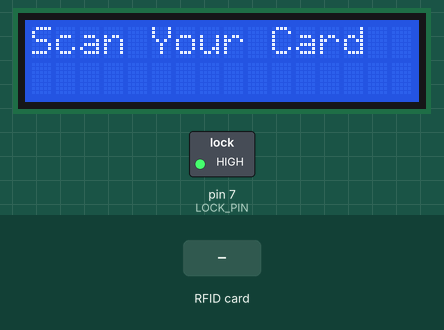
A sketch run on a simulated Arduino Uno, built with avr-gcc and run on an emulated ATmega328P. Parts: 16×2 character LCD, switched loads named in the sketch (green lamp = pin HIGH). Inputs (shaded band) come from the test bench. Pins used as bus, display or sensor lines are not drawn; what the sketch prints to the serial monitor is not drawn.

Above: at 1.3 s.
1.4 s: RFID card B3 BD 3F FC held to the reader
At 1.8 s:
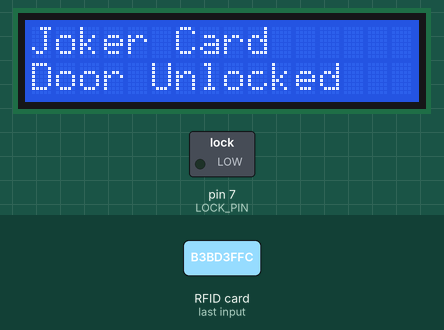
2.9 s: RFID card 5E 7A 19 C4 held to the reader
At 3.6 s:
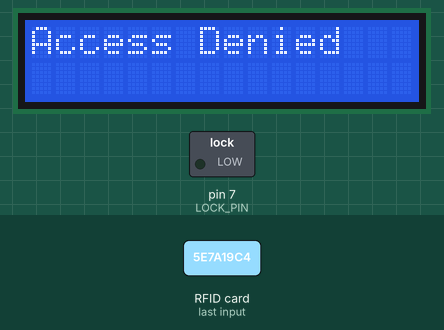
4.4 s: RFID card 04 2A 4F 6A held to the reader
At 6.1 s:
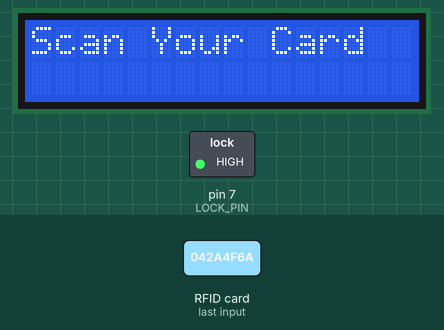
6.4 s: RFID card E7 BF F5 B3 held to the reader
At 7.3 s:
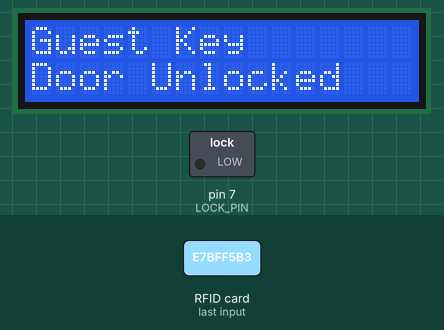
Timing chart, 0 to 22.9 s (numbered marks = the images above; inputs shaded):
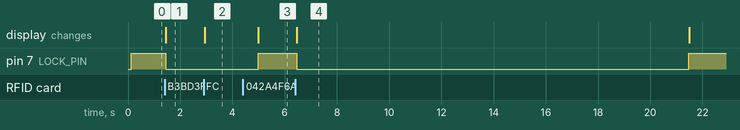

Measured:
- after the input at 1.4 s, pin 7 (LOCK_PIN): HIGH → LOW after 0.05 s; the display: changes after 0.05 s (image 1)
- after the input at 2.9 s, the display: changes at once (image 2)
- after the input at 4.4 s, pin 7 (LOCK_PIN): LOW → HIGH after 0.58 s; the display: changes after 0.60 s (image 3)
- after the input at 6.4 s, pin 7 (LOCK_PIN): HIGH → LOW after 0.07 s, → HIGH 15.0 s later; the display: changes after 0.07 s (image 4)

The sketch:

Joker.ino
```cpp
#include <Wire.h>
#include <LiquidCrystal_I2C.h>
#include <SPI.h>
#include <MFRC522.h>

#define SS_PIN 10
#define RST_PIN 9
#define LOCK_PIN 7  // Lock control pin

MFRC522 rfid(SS_PIN, RST_PIN);
LiquidCrystal_I2C lcd(0x27, 16, 2);

struct RFID_Card {
    byte UID[4];
    const char* name;
};

// Registered Cards
RFID_Card knownCards[] = {
    {{0xB3, 0xBD, 0x3F, 0xFC}, "Joker Card"},
    {{0x04, 0x2A, 0x4F, 0x6A}, "Skeleton Key"},
    {{0xE7, 0xBF, 0xF5, 0xB3}, "Guest Key"}
};

bool lockState = true;  // true = locked, false = unlocked
unsigned long unlockTime = 0;

void setup() {
    Serial.begin(9600);
    SPI.begin();
    rfid.PCD_Init();
    lcd.begin();
    lcd.backlight();

    pinMode(LOCK_PIN, OUTPUT);
    digitalWrite(LOCK_PIN, HIGH);  // Start in locked state

    displayMessage("Scan Your Card");
}

void loop() {
    if (!rfid.PICC_IsNewCardPresent() || !rfid.PICC_ReadCardSerial()) {
        // Auto re-lock after 15 seconds
        if (!lockState && millis() - unlockTime >= 15000) {
            lockDoor();
        }
        return;
    }

    lcd.clear();
    lcd.setCursor(0, 0);
    lcd.print("Scanning...");

    const char* cardName = identifyCard(rfid.uid.uidByte);

    if (cardName != nullptr) {
        lcd.clear();
        lcd.setCursor(0, 0);
        lcd.print(cardName);
        lcd.setCursor(0, 1);

        if (lockState) {
            lcd.print("Door Unlocked");
            unlockDoor();
        } else {
            lcd.print("Door Locked");
            lockDoor();
        }
    } else {
        lcd.clear();
        lcd.setCursor(0, 0);
        lcd.print("Access Denied");
        delay(2000);
    }

    rfid.PICC_HaltA();
    rfid.PCD_StopCrypto1();
}

void unlockDoor() {
    Serial.println("Door Unlocked");
    digitalWrite(LOCK_PIN, LOW);
    lockState = false;
    unlockTime = millis();
}

void lockDoor() {
    Serial.println("Door Locked");
    digitalWrite(LOCK_PIN, HIGH);
    lockState = true;
    displayMessage("Scan Your Card");
}

void displayMessage(const char* message) {
    lcd.clear();
    lcd.setCursor(0, 0);
    lcd.print(message);
}

const char* identifyCard(byte* uid) {
    for (RFID_Card card : knownCards) {
        if (memcmp(uid, card.UID, 4) == 0) {
            return card.name;
        }
    }
    return nullptr;
}
```
